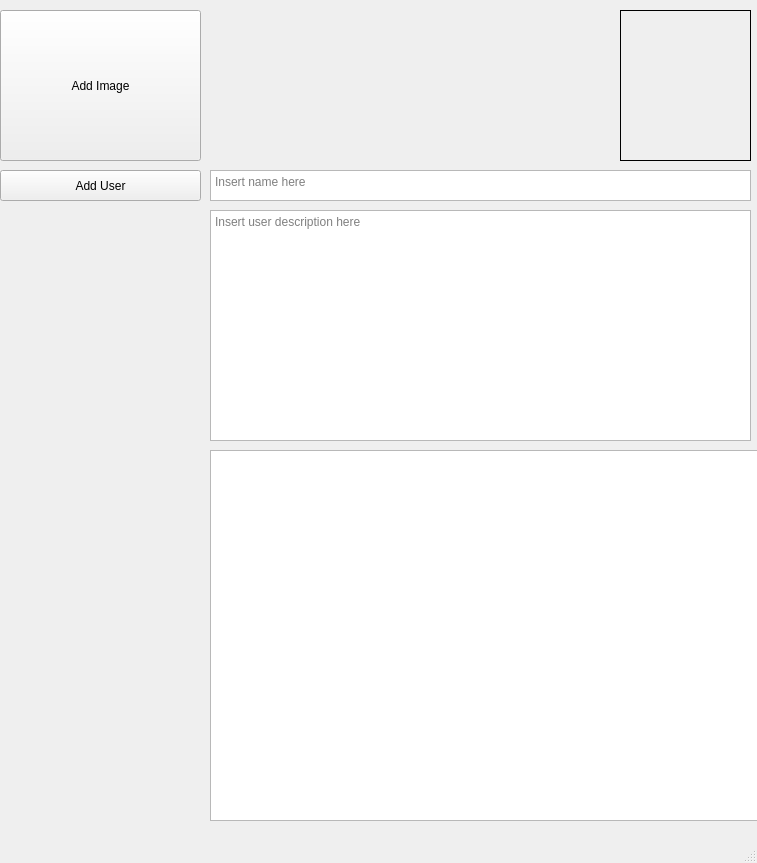
<?xml version="1.0" encoding="UTF-8"?>
<ui version="4.0">
 <class>MainWindow</class>
 <widget class="QMainWindow" name="MainWindow">
  <property name="geometry">
   <rect>
    <x>0</x>
    <y>0</y>
    <width>757</width>
    <height>863</height>
   </rect>
  </property>
  <property name="windowTitle">
   <string>MainWindow</string>
  </property>
  <widget class="QWidget" name="centralwidget">
   <widget class="QPushButton" name="PushButton_AddImage">
    <property name="geometry">
     <rect>
      <x>0</x>
      <y>10</y>
      <width>201</width>
      <height>151</height>
     </rect>
    </property>
    <property name="text">
     <string>Add Image</string>
    </property>
   </widget>
   <widget class="QTextEdit" name="CVUserDescription">
    <property name="geometry">
     <rect>
      <x>210</x>
      <y>210</y>
      <width>541</width>
      <height>231</height>
     </rect>
    </property>
    <property name="documentTitle">
     <string/>
    </property>
    <property name="html">
     <string>&lt;!DOCTYPE HTML PUBLIC &quot;-//W3C//DTD HTML 4.0//EN&quot; &quot;http://www.w3.org/TR/REC-html40/strict.dtd&quot;&gt;
&lt;html&gt;&lt;head&gt;&lt;meta name=&quot;qrichtext&quot; content=&quot;1&quot; /&gt;&lt;style type=&quot;text/css&quot;&gt;
p, li { white-space: pre-wrap; }
&lt;/style&gt;&lt;/head&gt;&lt;body style=&quot; font-family:'Ubuntu'; font-size:10pt; font-weight:400; font-style:normal;&quot;&gt;
&lt;p style=&quot;-qt-paragraph-type:empty; margin-top:0px; margin-bottom:0px; margin-left:0px; margin-right:0px; -qt-block-indent:0; text-indent:0px;&quot;&gt;&lt;br /&gt;&lt;/p&gt;&lt;/body&gt;&lt;/html&gt;</string>
    </property>
    <property name="placeholderText">
     <string>Insert user description here</string>
    </property>
   </widget>
   <widget class="QLabel" name="CVImage">
    <property name="geometry">
     <rect>
      <x>620</x>
      <y>10</y>
      <width>131</width>
      <height>151</height>
     </rect>
    </property>
    <property name="frameShape">
     <enum>QFrame::Box</enum>
    </property>
    <property name="text">
     <string/>
    </property>
   </widget>
   <widget class="QListWidget" name="QListWidgetCVList">
    <property name="geometry">
     <rect>
      <x>210</x>
      <y>450</y>
      <width>551</width>
      <height>371</height>
     </rect>
    </property>
   </widget>
   <widget class="QPushButton" name="PushButton_AddUser">
    <property name="enabled">
     <bool>true</bool>
    </property>
    <property name="geometry">
     <rect>
      <x>0</x>
      <y>170</y>
      <width>201</width>
      <height>31</height>
     </rect>
    </property>
    <property name="text">
     <string>Add User</string>
    </property>
   </widget>
   <widget class="QTextEdit" name="CVUserName">
    <property name="geometry">
     <rect>
      <x>210</x>
      <y>170</y>
      <width>541</width>
      <height>31</height>
     </rect>
    </property>
    <property name="html">
     <string>&lt;!DOCTYPE HTML PUBLIC &quot;-//W3C//DTD HTML 4.0//EN&quot; &quot;http://www.w3.org/TR/REC-html40/strict.dtd&quot;&gt;
&lt;html&gt;&lt;head&gt;&lt;meta name=&quot;qrichtext&quot; content=&quot;1&quot; /&gt;&lt;style type=&quot;text/css&quot;&gt;
p, li { white-space: pre-wrap; }
&lt;/style&gt;&lt;/head&gt;&lt;body style=&quot; font-family:'Ubuntu'; font-size:10pt; font-weight:400; font-style:normal;&quot;&gt;
&lt;p style=&quot;-qt-paragraph-type:empty; margin-top:0px; margin-bottom:0px; margin-left:0px; margin-right:0px; -qt-block-indent:0; text-indent:0px;&quot;&gt;&lt;br /&gt;&lt;/p&gt;&lt;/body&gt;&lt;/html&gt;</string>
    </property>
    <property name="placeholderText">
     <string>Insert name here</string>
    </property>
   </widget>
   <widget class="QWidget" name="widget" native="true">
    <property name="geometry">
     <rect>
      <x>10</x>
      <y>280</y>
      <width>120</width>
      <height>80</height>
     </rect>
    </property>
   </widget>
  </widget>
  <widget class="QMenuBar" name="menubar">
   <property name="geometry">
    <rect>
     <x>0</x>
     <y>0</y>
     <width>757</width>
     <height>22</height>
    </rect>
   </property>
  </widget>
  <widget class="QStatusBar" name="statusbar"/>
 </widget>
 <resources/>
 <connections/>
</ui>
